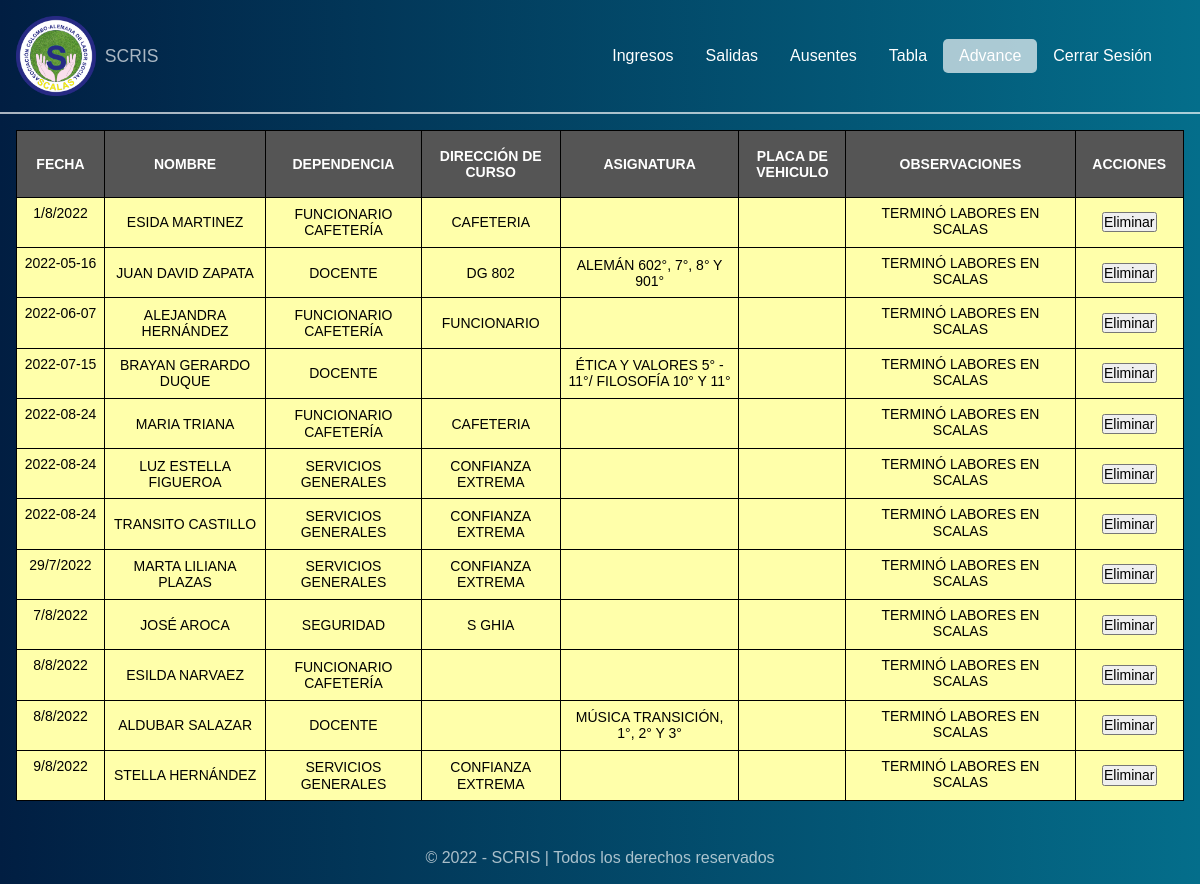
Before: /termino_labores.php (signed in) with the older database file.
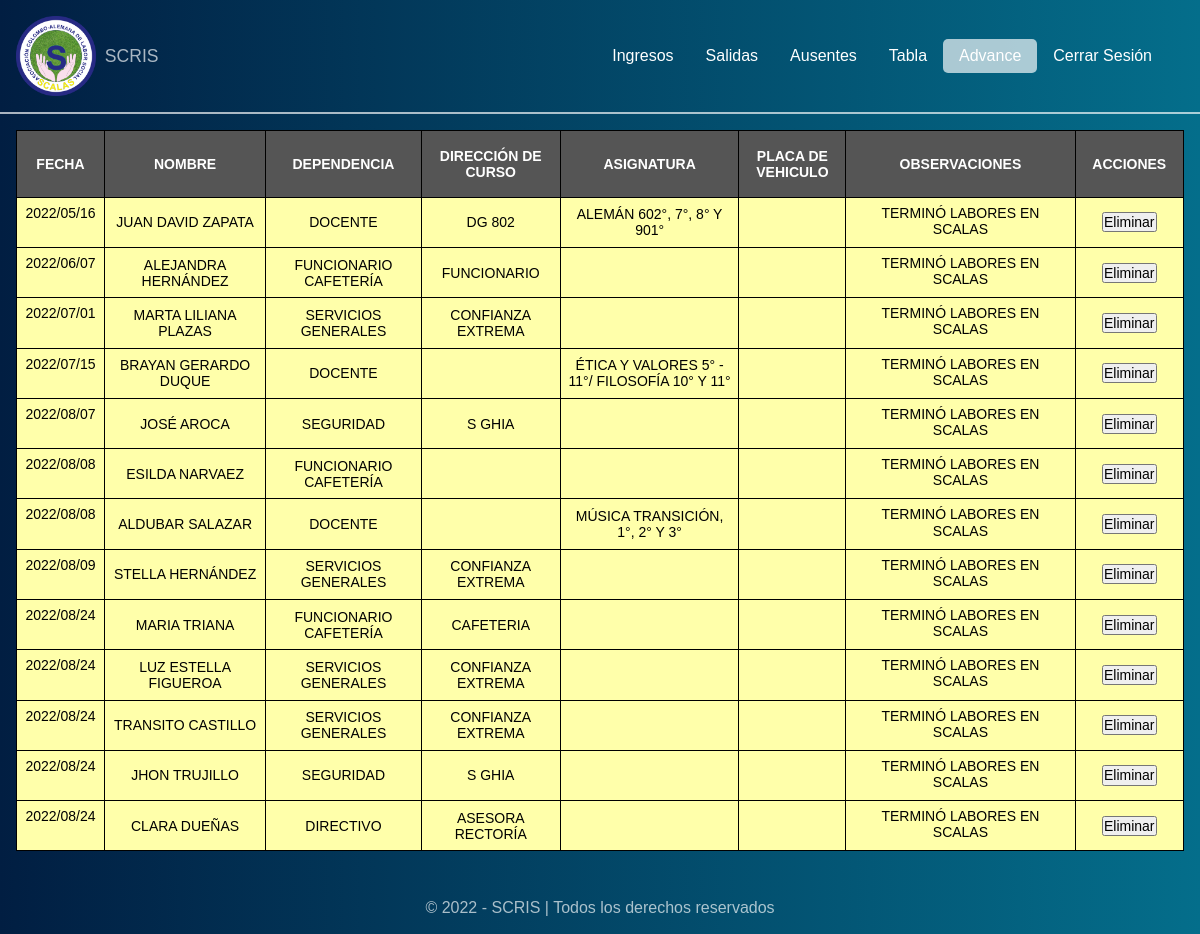
After: the same page with the newer database file.
### tables this page shows
CREATE TABLE "funcionarios_eliminados" (
	"id"	integer NOT NULL,
	"fecha_eliminacion"	numeric NOT NULL,
	"nombre"	text NOT NULL,
	"dependencia"	text NOT NULL,
	"direccion"	text NOT NULL,
	"asignatura"	text NOT NULL,
	"placa"	text NOT NULL,
	"observaciones"	TEXT,
	PRIMARY KEY("id" AUTOINCREMENT)
);

### termino_labores.php (the view, shortened to what this page needs)
<!DOCTYPE html>
<html lang="es">
<head>
    <link rel="stylesheet" href="css/normalize.css">
    <link rel="stylesheet" href="css/inicio.css">
</head>
<body>
    <header class="header">
        <div class="logo">
            <img src="img/logo.png" alt="">
            <h1>
                SCRIS
            </h1>
        </div>
        <nav class="nav">
            <a href="inicio.php" class="link__nav">Ingresos</a>
            <a href="salidas.php" class="link__nav">Salidas</a>
            <a href="ausentes.php" class="link__nav">Ausentes</a>
            <a href="tabla.php" class="link__nav">Tabla</a>
            <a href="avanzado.php" class="link__nav link__nav--active">Advance</a>
            <a href="cerrar.php" class="link__nav">Cerrar Sesión</a>
        </nav>
    </header>
    <section class="section">
        <div class="flex">
            <table class="tabla">
                <thead>
                    <tr>
                        <th class="fec">fecha</th>
                        <th class="nom">nombre</th>
                        <th class="dep">dependencia</th>
                        <th class="dir">dirección de curso</th>
                        <th class="asig">asignatura</th>
                        <th class="pla">placa de vehiculo</th>
                        <th class="obs">observaciones</th>
                        <th class="act">acciones</th>
                    </tr>
                </thead>
                <tbody>
                    <?php
                    $ruta = 'db/scris.db';
                    $conexion = conectar($ruta);
                    $sql = "SELECT * FROM funcionarios_eliminados ORDER BY fecha_eliminacion ASC";
                    $resultado = $conexion->query($sql);
                    while ($fila = $resultado->fetch()) {
                        $id = $fila['id'];
                        $fecha = $fila['fecha_eliminacion'];
                        $nombre = $fila['nombre'];
                        $dependencia = $fila['dependencia'];
                        $direccion = $fila['direccion'];
                        $asignatura = $fila['asignatura'];
                        $placa = $fila['placa'];
                        $observaciones = $fila['observaciones'];
                        if ($observaciones == '' || $observaciones == null) {
                            $observaciones = "TERMINÓ LABORES EN SCALAS";
                        }
                        echo '
                     <tr>
                        <td><textarea class="fecha" data-class="' . $id . '">' . $fecha . '</textarea></td>
                        <td>' . $nombre . '</td>
                        <td>' . $dependencia . '</td>
                        <td>' . $direccion . '</td>
                        <td>' . $asignatura . '</td>
                        <td>' . $placa . '</td>
                        <td><textarea class="observaciones" data-class="' . $id . '">' . $observaciones . '</textarea></td>
                        <td><button class="btn-dlt" data-class="' . $id . '">Eliminar</button></td>
                     </tr>
                    ';
                    }
                    ?>
                </tbody>
            </table>
        </div>
    </section>
    <footer class="footer">
        <p>&copy; 2022 - SCRIS | Todos los derechos reservados</p>
    </footer>
</body>
</html>

### css/inicio.css (style rules this page uses)
body { background: linear-gradient(to right, #011e42, #046e8b); }
.header { display: flex; justify-content: space-between; align-items: center; padding: 1em; border-bottom: 2px solid rgba(255, 255, 255, 0.6666666667); }
.header .logo { display: flex; align-items: center; }
.header .logo img { width: 80%; max-width: 80px; }
.header .logo h1 { color: rgba(255, 255, 255, 0.6666666667); font-size: 1.1em; margin-left: 0.5em; font-weight: 300; }
.header .nav { display: flex; align-items: center; margin-right: 1em; }
.header .nav .link__nav { display: inline-block; padding: 0.5em 1em; text-decoration: none; color: #fff; border-radius: 5px; }
.header .nav .link__nav--active { background: rgba(255, 255, 255, 0.6666666667); }
.section { padding: 1em; margin-bottom: 1em; }

Changed rows visible on the page:
removed funcionarios_eliminados: id+fecha_eliminacion "1/8/2022", nombre "ESIDA MARTINEZ", dependencia "FUNCIONARIO CAFETERÍA", direccion "CAFETERIA", id "TERMINÓ LABORES EN SCALAS"
changed funcionarios_eliminados "JUAN DAVID ZAPATA": id+fecha_eliminacion "2022-05-16" → "2022/05/16"
changed funcionarios_eliminados "ALEJANDRA HERNÁNDEZ": id+fecha_eliminacion "2022-06-07" → "2022/06/07"
changed funcionarios_eliminados "MARTA LILIANA PLAZAS": id+fecha_eliminacion "29/7/2022" → "2022/07/01"; moves up the list
changed funcionarios_eliminados "BRAYAN GERARDO DUQUE": id+fecha_eliminacion "2022-07-15" → "2022/07/15"
changed funcionarios_eliminados "JOSÉ AROCA": id+fecha_eliminacion "7/8/2022" → "2022/08/07"
changed funcionarios_eliminados "ESILDA NARVAEZ": id+fecha_eliminacion "8/8/2022" → "2022/08/08"
changed funcionarios_eliminados "ALDUBAR SALAZAR": id+fecha_eliminacion "8/8/2022" → "2022/08/08"
changed funcionarios_eliminados "STELLA HERNÁNDEZ": id+fecha_eliminacion "9/8/2022" → "2022/08/09"
changed funcionarios_eliminados "MARIA TRIANA": id+fecha_eliminacion "2022-08-24" → "2022/08/24"; moves down the list
changed funcionarios_eliminados "LUZ ESTELLA FIGUEROA": id+fecha_eliminacion "2022-08-24" → "2022/08/24"; moves down the list
changed funcionarios_eliminados "TRANSITO CASTILLO": id+fecha_eliminacion "2022-08-24" → "2022/08/24"; moves down the list
added funcionarios_eliminados: id+fecha_eliminacion "2022/08/24", nombre "JHON TRUJILLO", dependencia "SEGURIDAD", direccion "S GHIA", id "TERMINÓ LABORES EN SCALAS"
added funcionarios_eliminados: id+fecha_eliminacion "2022/08/24", nombre "CLARA DUEÑAS", dependencia "DIRECTIVO", direccion "ASESORA RECTORÍA", id "TERMINÓ LABORES EN SCALAS"
